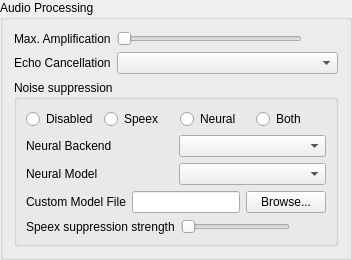
    <widget class="QGroupBox" name="qgbAudio">
     <property name="title">
      <string>Audio Processing</string>
     </property>
     <layout class="QGridLayout">
      <item row="2" column="1">
       <widget class="SemanticSlider" name="qsAmp">
        <property name="toolTip">
         <string>Maximum amplification of input sound</string>
        </property>
        <property name="whatsThis">
         <string>&lt;b&gt;Maximum amplification of input.&lt;/b&gt;&lt;br /&gt;Mumble normalizes the input volume before compressing, and this sets how much it's allowed to amplify.&lt;br /&gt;The actual level is continually updated based on your current speech pattern, but it will never go above the level specified here.&lt;br /&gt;If the &lt;i&gt;Microphone loudness&lt;/i&gt; level of the audio statistics hover around 100%, you probably want to set this to 2.0 or so, but if, like most people, you are unable to reach 100%, set this to something much higher.&lt;br /&gt;Ideally, set it so &lt;i&gt;Microphone Loudness * Amplification Factor &gt;= 100&lt;/i&gt;, even when you're speaking really soft.&lt;br /&gt;&lt;br /&gt;Note that there is no harm in setting this to maximum, but Mumble will start picking up other conversations if you leave it to auto-tune to that level.</string>
        </property>
        <property name="accessibleName">
         <string>Maximum amplification</string>
        </property>
        <property name="accessibleDescription">
         <string>Speech is dynamically amplified by at most this amount</string>
        </property>
        <property name="maximum">
         <number>19500</number>
        </property>
        <property name="singleStep">
         <number>500</number>
        </property>
        <property name="pageStep">
         <number>2000</number>
        </property>
        <property name="orientation">
         <enum>Qt::Horizontal</enum>
        </property>
       </widget>
      </item>
      <item row="2" column="0">
       <widget class="QLabel" name="qliAmp">
        <property name="text">
         <string>Max. Amplification</string>
        </property>
        <property name="buddy">
         <cstring>qsAmp</cstring>
        </property>
       </widget>
      </item>
      <item row="2" column="2">
       <widget class="QLabel" name="qlAmp">
        <property name="minimumSize">
         <size>
          <width>30</width>
          <height>0</height>
         </size>
        </property>
        <property name="text">
         <string/>
        </property>
       </widget>
      </item>
      <item row="3" column="0">
       <widget class="QLabel" name="qliEcho">
        <property name="toolTip">
         <string/>
        </property>
        <property name="text">
         <string>Echo Cancellation</string>
        </property>
        <property name="buddy">
         <cstring>qcbEcho</cstring>
        </property>
       </widget>
      </item>
      <item row="4" column="0" colspan="3">
       <widget class="QGroupBox" name="groupBox">
        <property name="accessibleName">
         <string>Noise suppression</string>
        </property>
        <property name="title">
         <string>Noise suppression</string>
        </property>
        <layout class="QVBoxLayout" name="verticalLayout">
         <item>
          <layout class="QHBoxLayout" name="horizontalLayout_2">
           <item>
            <widget class="QRadioButton" name="qrbNoiseSupDeactivated">
             <property name="toolTip">
              <string>Don't use noise suppression.</string>
             </property>
             <property name="accessibleName">
              <string/>
             </property>
             <property name="text">
              <string>Disabled</string>
             </property>
            </widget>
           </item>
           <item>
            <widget class="QRadioButton" name="qrbNoiseSupSpeex">
             <property name="toolTip">
              <string>Use the noise suppression algorithm provided by Speex.</string>
             </property>
             <property name="text">
              <string notr="true">Speex</string>
             </property>
            </widget>
           </item>
           <item>
           <widget class="QRadioButton" name="qrbNoiseSupRNNoise">
             <property name="toolTip">
              <string>Use the selected neural speech cleanup backend.</string>
             </property>
             <property name="text">
              <string>Neural</string>
             </property>
            </widget>
           </item>
           <item>
            <widget class="QRadioButton" name="qrbNoiseSupBoth">
             <property name="toolTip">
              <string>Use a combination of Speex and the selected neural speech cleanup backend.</string>
             </property>
             <property name="text">
              <string>Both</string>
             </property>
            </widget>
           </item>
          </layout>
         </item>
         <item>
         <layout class="QHBoxLayout" name="horizontalLayoutNoiseBackend">
           <item>
            <widget class="QLabel" name="qlNoiseSupBackend">
             <property name="text">
              <string>Neural Backend</string>
             </property>
             <property name="buddy">
              <cstring>qcbNoiseSupBackend</cstring>
             </property>
            </widget>
           </item>
           <item>
            <widget class="QComboBox" name="qcbNoiseSupBackend">
             <property name="toolTip">
              <string>Select which neural speech cleanup backend to use when Neural or Both is enabled.</string>
             </property>
             <property name="whatsThis">
              <string>&lt;b&gt;Neural backend&lt;/b&gt;&lt;br /&gt;Chooses the machine-learning backend used for microphone cleanup when neural suppression is enabled.</string>
             </property>
             <property name="accessibleName">
              <string>Microphone speech cleanup backend</string>
             </property>
            </widget>
          </item>
         </layout>
        </item>
        <item>
         <layout class="QHBoxLayout" name="horizontalLayoutNoiseModel">
          <item>
           <widget class="QLabel" name="qlNoiseSupModel">
            <property name="text">
             <string>Neural Model</string>
            </property>
            <property name="buddy">
             <cstring>qcbNoiseSupModel</cstring>
            </property>
           </widget>
          </item>
          <item>
           <widget class="QComboBox" name="qcbNoiseSupModel">
            <property name="toolTip">
             <string>Select which packaged model to use for the chosen speech cleanup backend.</string>
            </property>
            <property name="whatsThis">
             <string>&lt;b&gt;Neural model&lt;/b&gt;&lt;br /&gt;Chooses the model variant used by the selected speech cleanup backend.</string>
            </property>
            <property name="accessibleName">
             <string>Microphone speech cleanup model</string>
            </property>
           </widget>
          </item>
         </layout>
        </item>
        <item>
         <layout class="QHBoxLayout" name="horizontalLayoutNoiseModelPath">
          <item>
           <widget class="QLabel" name="qlNoiseSupModelPath">
            <property name="text">
             <string>Custom Model File</string>
            </property>
            <property name="buddy">
             <cstring>qleNoiseSupModelPath</cstring>
            </property>
           </widget>
          </item>
          <item>
           <widget class="QLineEdit" name="qleNoiseSupModelPath">
            <property name="toolTip">
             <string>Path to a custom RNNoise weights blob file.</string>
            </property>
            <property name="accessibleName">
             <string>Microphone speech cleanup custom model path</string>
            </property>
           </widget>
          </item>
          <item>
           <widget class="QPushButton" name="qpbNoiseSupModelPathBrowse">
            <property name="text">
             <string>Browse...</string>
            </property>
           </widget>
          </item>
         </layout>
        </item>
        <item>
         <layout class="QHBoxLayout" name="horizontalLayout_3">
           <item>
            <widget class="QLabel" name="qlSpeexNoiseSup">
             <property name="toolTip">
              <string>This controls the amount by which Speex will suppress noise.</string>
             </property>
             <property name="text">
              <string>Speex suppression strength</string>
             </property>
             <property name="buddy">
              <cstring>qsSpeexNoiseSupStrength</cstring>
             </property>
            </widget>
           </item>
           <item>
            <widget class="SemanticSlider" name="qsSpeexNoiseSupStrength">
             <property name="toolTip">
              <string>This controls the amount by which Speex will suppress noise.</string>
             </property>
             <property name="whatsThis">
              <string>&lt;b&gt;This sets the amount of noise suppression to apply.&lt;/b&gt;&lt;br /&gt;The higher this value, the more aggressively stationary noise will be suppressed.</string>
             </property>
             <property name="accessibleName">
              <string>Noise suppression strength</string>
             </property>
             <property name="minimum">
              <number>15</number>
             </property>
             <property name="maximum">
              <number>60</number>
             </property>
             <property name="pageStep">
              <number>5</number>
             </property>
             <property name="orientation">
              <enum>Qt::Horizontal</enum>
             </property>
            </widget>
           </item>
           <item>
            <widget class="QLabel" name="qlSpeexNoiseSupStrength">
             <property name="sizePolicy">
              <sizepolicy hsizetype="Fixed" vsizetype="Fixed">
               <horstretch>0</horstretch>
               <verstretch>0</verstretch>
              </sizepolicy>
             </property>
             <property name="minimumSize">
              <size>
               <width>30</width>
               <height>0</height>
              </size>
             </property>
             <property name="toolTip">
              <string>This controls the amount by which Speex will suppress noise.</string>
             </property>
             <property name="text">
              <string/>
             </property>
            </widget>
           </item>
          </layout>
         </item>
        </layout>
       </widget>
      </item>
      <item row="3" column="1" colspan="2">
       <widget class="MUComboBox" name="qcbEcho">
        <property name="toolTip">
         <string/>
        </property>
        <property name="whatsThis">
         <string>Enabling this will cancel the echo from your speakers. Mixed has low CPU impact, but only works well if your speakers are equally loud and equidistant from the microphone. Multichannel echo cancellation provides much better echo cancellation, but at a higher CPU cost.</string>
        </property>
        <property name="accessibleName">
         <string>Echo cancellation mode</string>
        </property>
       </widget>
      </item>
     </layout>
    </widget>
